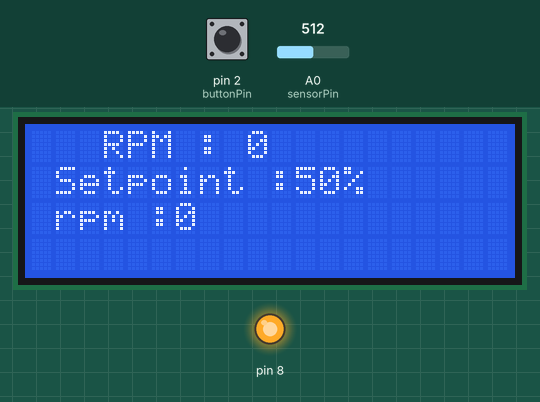
Bench run of a sketch on a simulated Arduino Uno, built with avr-gcc and run on an emulated ATmega328P. On the bench: 20×4 character LCD, output pins drawn as LEDs (lit = HIGH). Inputs (shaded band) come from the test bench; at power-on: A0 (sensorPin) = 512, pin 2 (buttonPin) LOW.

Above: at 1.3 s.
1.4 s: A0 (sensorPin) set to 710
4.6 s: pin 2 (buttonPin) pulled HIGH for 0.7 s
At 5.2 s:
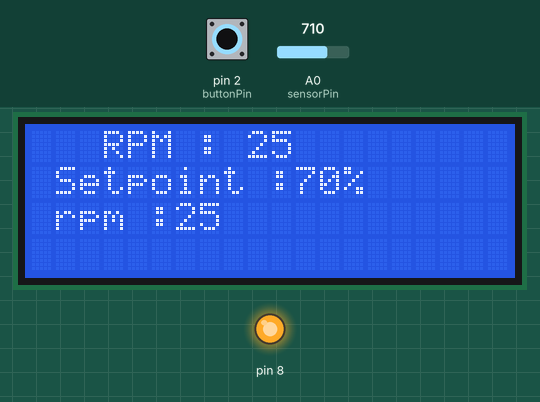
6.8 s: A0 (sensorPin) set to 690
At 7.5 s:
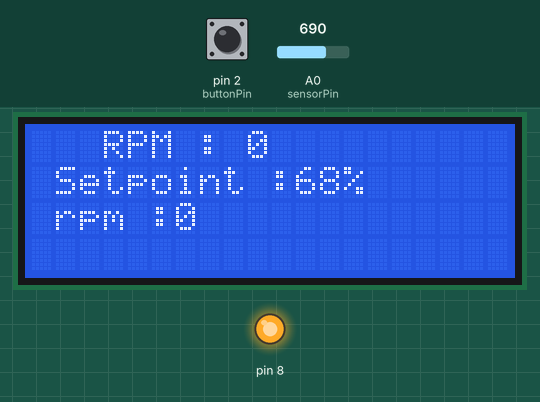
8.6 s: pin 2 (buttonPin) pulled HIGH for 1 s
At 9.3 s:
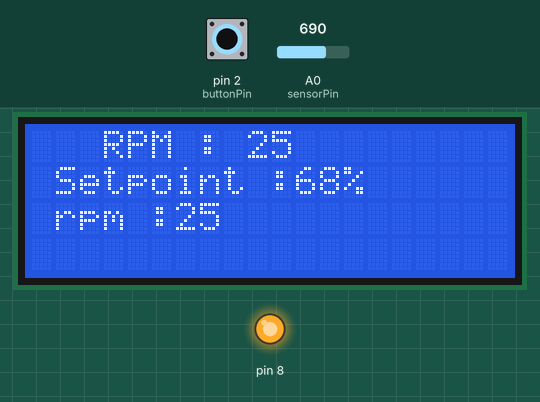
11.1 s: pin 2 (buttonPin) pulled HIGH for 0.7 s
15.0 s: A0 (sensorPin) set to 511
At 15.7 s:
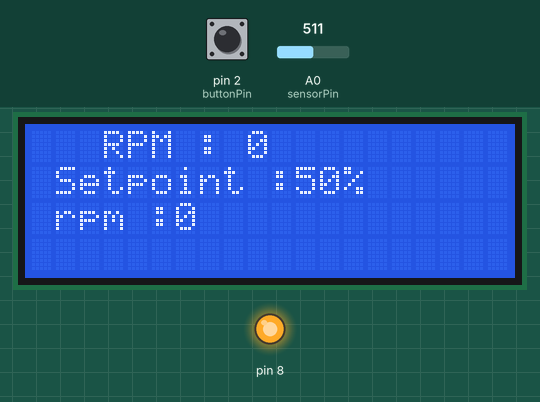
Timing chart, 0 to 17.7 s (numbered marks = the images above; inputs shaded):
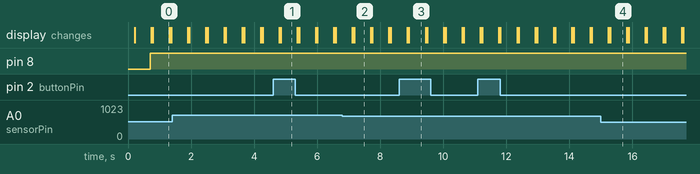

Measured:
- after the input at 4.6 s, the display: first changes after 0.19 s (image 1 shows a later state)
- after the input at 6.8 s, the display: first changes after 0.31 s (image 2 shows a later state)
- after the input at 8.6 s, the display: first changes after 0.26 s (image 3 shows a later state)
- after the input at 15.0 s, the display: first changes after 0.24 s (image 4 shows a later state)
- what the display in image 0 shows lasts 0.5 s, from 0.8 s to 1.3 s

The sketch:

TEBUGILLAN_v2.ino
```cpp
#include <Wire.h>
#include <LiquidCrystal_I2C.h>

LiquidCrystal_I2C lcd(0x27,20,4);
int sensorPin = A0;
int ledPin = 13;
int sensorValue = 0;
int setpoint;
const int buttonPin = 2;

float value = 0;
float rev = 0;
int rpm;
int oldtime = 0;
int rpmsetpoint;
int time;

int buttonState = 0;         // variable for reading the pushbutton status


void isr() {
  rev++;
}


void setup() {

  lcd.init();
  lcd.init();
   pinMode(8,OUTPUT);
  lcd.backlight();
      attachInterrupt(digitalPinToInterrupt (2), isr, RISING);
}

void loop() {
     detachInterrupt(digitalPinToInterrupt(2));
  time = millis() - oldtime;
  rpm = (rev / time) * 15000;
  oldtime = millis();
  rev = 0;

  buttonState = digitalRead(buttonPin);

attachInterrupt(digitalPinToInterrupt (2), isr, RISING);
Serial.println(rpm);
  lcd.clear();
  sensorValue = analogRead(sensorPin);
  setpoint= map(sensorValue, 0, 1023, 0, 101);
  Serial.println(sensorValue);
  lcd.setCursor(3,0);
  lcd.print("RPM : ");
  lcd.print(rpm);

  lcd.setCursor(1,1);
  lcd.print("Setpoint :");
  lcd.print(setpoint);
  lcd.print("%");
  delay(50);


rpmsetpoint=(rpm-(rpm*(setpoint/100)));

  lcd.setCursor(1,2);
  lcd.print("rpm :");
  lcd.print(rpmsetpoint);
  //lcd.print("");
  delay(500);

if(rpm>700 && rpm<1000){
   digitalWrite(8, LOW);
}
else{
   digitalWrite(8, HIGH);
}
}
```
